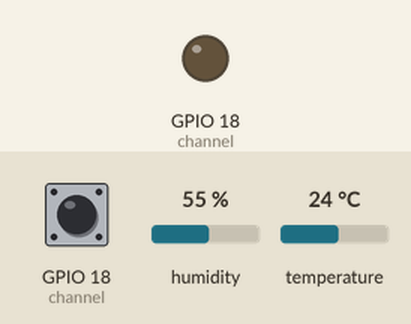
The program below on a simulated Raspberry Pi (BCM pin numbers). On the bench: output pins drawn as LEDs (lit = HIGH). Inputs (shaded band) come from the test bench; at power-on: GPIO 18 (channel) HIGH, humidity 55 %, temperature 24 °C. The interpreter's speed is modelled, so counts of loop turns are approximate; what the program prints to the terminal is not drawn. At 2.5 s the program stops and its outputs stay as they are.

Above: at 0.1 s.
At 1.2 s:
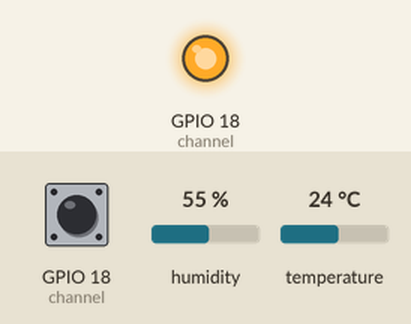
1.3 s: GPIO 18 (channel) pulsed LOW 2 times (0.12 s each, 0.3 s apart)
At 3.6 s:
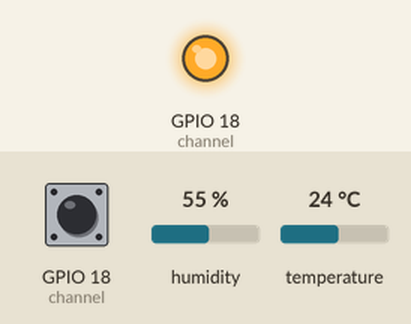
Timing chart, 0 to 4.0 s (numbered marks = the images above; inputs shaded):
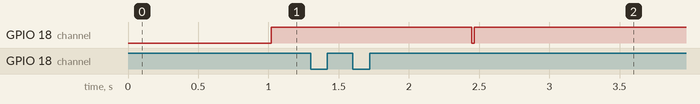

The program:

dht11.py
```python
#!/usr/bin/python

import RPi.GPIO as GPIO
import time

def measure_dht11():
    while(True):
        channel = 18
        data = []
        j = 0

        GPIO.setmode(GPIO.BCM)

        time.sleep(1)

        GPIO.setup(channel, GPIO.OUT)

        GPIO.output(channel, GPIO.LOW)
        time.sleep(0.02)
        GPIO.output(channel, GPIO.HIGH)

        GPIO.setup(channel, GPIO.IN)

        while GPIO.input(channel) == GPIO.LOW:
            continue

        while GPIO.input(channel) == GPIO.HIGH:
            continue

        while j < 40:
            k = 0
            while GPIO.input(channel) == GPIO.LOW:
                continue

            while GPIO.input(channel) == GPIO.HIGH:
                k += 1
                if k > 100:
                    break
            print k
            if k < 20:
                data.append(0)
            else:
                data.append(1)

            j += 1

        print "sensor is working."
        print data

        humidity_bit = data[0:8]
        humidity_point_bit = data[8:16]
        temperature_bit = data[16:24]
        temperature_point_bit = data[24:32]
        check_bit = data[32:40]

        humidity = 0
        humidity_point = 0
        temperature = 0
        temperature_point = 0
        check = 0

        for i in range(8):
            humidity += humidity_bit[i] * 2 ** (7 - i)
            humidity_point += humidity_point_bit[i] * 2 ** (7 - i)
            temperature += temperature_bit[i] * 2 ** (7 - i)
            temperature_point += temperature_point_bit[i] * 2 ** (7 - i)
            check += check_bit[i] * 2 ** (7 - i)

        tmp = humidity + humidity_point + temperature + temperature_point

        if check == tmp:
            print "temperature : ", temperature, ", humidity : " , humidity
            break
        else:
            print "wrong"
            print "temperature : ", temperature, ", humidity : " , humidity, " check : ", check, " tmp : ", tmp

        GPIO.cleanup()
    return temperature, humidity

if __name__ == '__main__':
    measure_dht11()
```

Measured:
- after the input at 1.3 s, GPIO 18 (channel): HIGH → LOW after 1.1 s, → HIGH 0.02 s later
